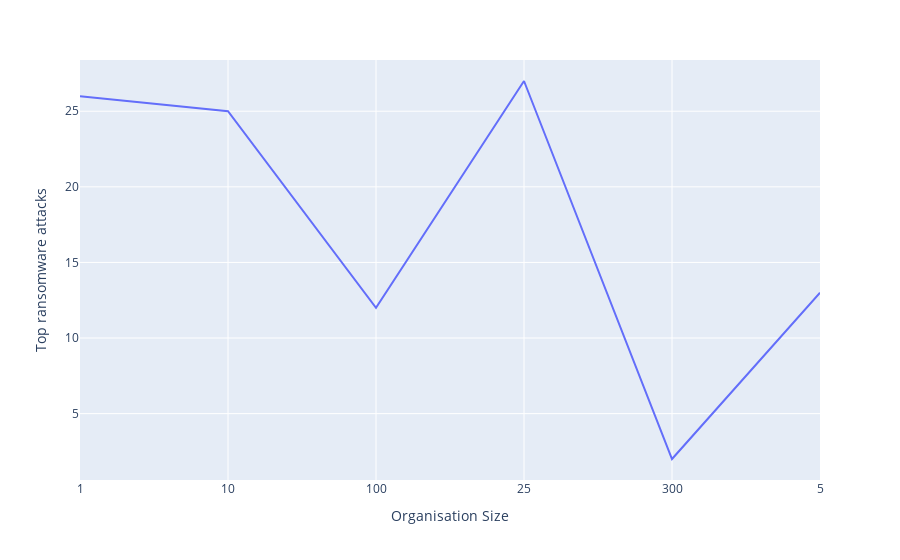

Notebook source saved alongside this figure:
### Code cell
org = df.groupby('Organisation Size').count()
px.line(org,x=org.index,y=org['Top ransomware attacks'])

### Figure 1 — Plotly figure (JSON) as saved in the notebook; plotly's stock layout.template omitted (floating-point values rounded to 4 significant figures)
{"data": [{"hovertemplate": "Organisation Size=%{x}<br>Top ransomware attacks=%{y}<extra></extra>", "legendgroup": "", "line": {"color": "#636efa", "dash": "solid"}, "marker": {"symbol": "circle"}, "mode": "lines", "name": "", "orientation": "v", "showlegend": false, "type": "scatter", "x": ["1", "10", "100", "25", "300", "5"], "xaxis": "x", "y": [26, 25, 12, 27, 2, 13], "yaxis": "y"}], "layout": {"legend": {"tracegroupgap": 0}, "margin": {"t": 60}, "xaxis": {"anchor": "y", "domain": [0, 1], "title": {"text": "Organisation Size"}}, "yaxis": {"anchor": "x", "domain": [0, 1], "title": {"text": "Top ransomware attacks"}}}}
